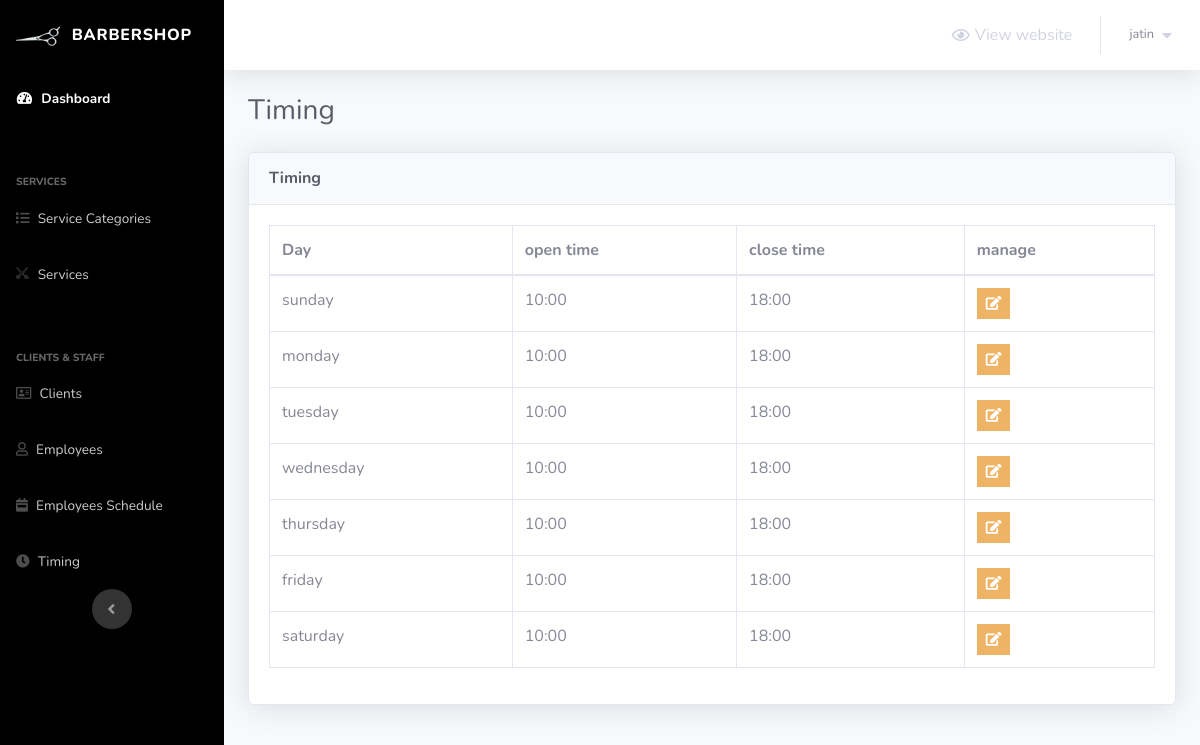
Page /barber-admin/timing.php (signed in) on the committed database.
### tables this page shows
CREATE TABLE `timing`(
`day` varchar(10),
`open_time` time(6),
`close_time` time(6)
);

### barber-admin/timing.php (the view, shortened to what this page needs)
<?php
    include 'connect.php';
    include 'Includes/templates/header.php';
    if(isset($_SESSION['username_barbershop_Xw211qAAsq4']) && isset($_SESSION['password_barbershop_Xw211qAAsq4']))
    {
?>
        <div class="container-fluid">
            <div class="d-sm-flex align-items-center justify-content-between mb-4">
                <h1 class="h3 mb-0 text-gray-800">Timing</h1>
            </div>
            <?php
                $do = '';
                if(isset($_GET['do']) && in_array($_GET['do'], array('Add','Edit')))
                {
                    $do = htmlspecialchars($_GET['do']);
                }
                else
                {
                    $do = 'Manage';
                }
                if($do == 'Manage')
                {
                    $stmt = $con->prepare("SELECT * FROM timing");
                    $stmt->execute();
                    $timing = $stmt->fetchAll();
                    ?>
                        <div class="card shadow mb-4">
                            <div class="card-header py-3">
                                <h6 class="m-0 font-weight-bold text-dark">Timing</h6>
                            </div>
                            <div class="card-body">
                                <div class="table-responsive">
                                    <table class="table table-bordered">
                                        <thead>
                                            <tr>
                                                <th scope="col">Day</th>
                                                <th scope="col">open time</th>
                                                <th scope="col">close time</th>
                                                <th scope="col"> manage</th>
                                            </tr>
                                        </thead>
                                        <tbody>
                                            <?php
                                                foreach($timing as $time)
                                                {
                                                    echo "<tr>";
                                                        echo "<td>";
                                                            echo $time['day'];
                                                        echo "</td>";
                                                        echo "<td>";
                                                            echo substr($time['open_time'],0,5);
                                                        echo "</td>";
                                                        echo "<td>";
                                                            echo substr($time['close_time'],0,5);
                                                        echo "</td>";
                                                        echo "<td>";
                                                    ?>
                                                        <ul class="list-inline m-0">
                                                            <li class="list-inline-item" data-toggle="tooltip" title="Edit">
                                                                <button class="btn btn-success btn-sm rounded-0"style="background-color:#EEB365;border-color:#EEB365;">
                                                                    <a href="timing.php?do=Edit&day=<?php echo $time['day']; ?>" style="color: white;">
                                                                        <i class="fa fa-edit"></i>
                                                                    </a>
                                                                </button>
                                                            </li>
                                                        </ul>
                                                    <?php
                                                    echo "</td>";
                                                    echo "</tr>";
                                                }
                                            ?>
                                        </tbody>
                                    </table>
                                </div>
                            </div>
                        </div>
                    <?php
                }
            ?>
        </div>
<?php
        include 'Includes/templates/footer.php';
    }
    else
    {
        header('Location: login.php');
        exit();
    }
?>

### rows in the picture
timing: day "sunday", open_time "10:00", close_time "18:00"
timing: day "monday", open_time "10:00", close_time "18:00"
timing: day "tuesday", open_time "10:00", close_time "18:00"
timing: day "wednesday", open_time "10:00", close_time "18:00"
timing: day "thursday", open_time "10:00", close_time "18:00"
timing: day "friday", open_time "10:00", close_time "18:00"
timing: day "saturday", open_time "10:00", close_time "18:00"

### other values in the picture
$_SESSION['username_barbershop_Xw211qAAsq4'] "jatin"
